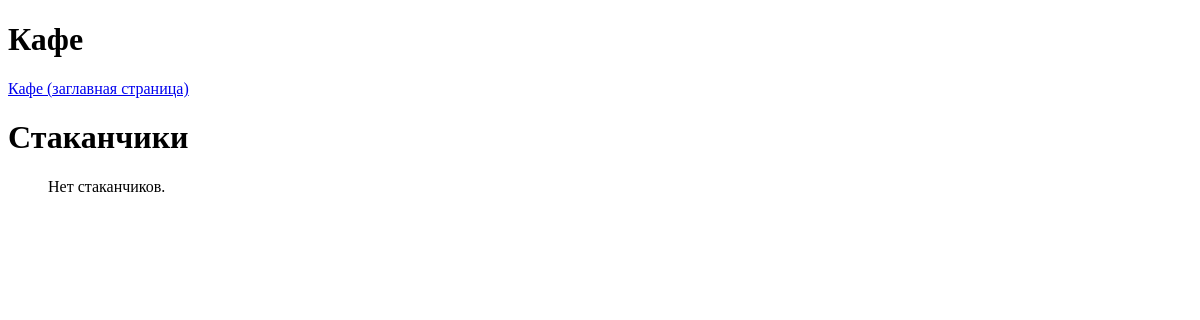
The app's page /cups/, older data.
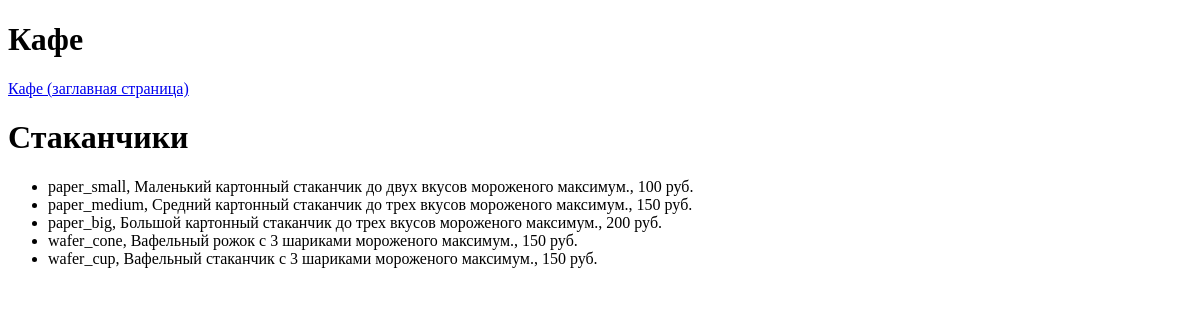
The same page, newer data.
### icecream_bar/models.py (models this page shows, shortened)
class Cup(models.Model):
    name = models.CharField(max_length=100)
    description = models.TextField()
    price = models.IntegerField(validators=[MinValueValidator(0)])

### icecream_bar/views.py (the view)
# urls.py: path('cups/', views.CupsListView.as_view(), name='cups'),
class CupsListView(ListView):
    model = Cup
    template_name = 'icecream_bar/cups_list.html'
    context_object_name = 'cups_list'

### icecream_bar/templates/icecream_bar/cups_list.html
{% extends 'base/base.html' %}
{% block content %}
    <h1>Стаканчики</h1>
    <ul>
        {% for cup in cups_list %}
            <li>{{ cup.name }}, {{ cup.description }}, {{ cup.price }} руб.</li>
        {% empty %}
            <p>Нет стаканчиков.</p>
        {% endfor %}
    </ul>
{% endblock %}

Row changes from the older to the newer data that the page shows:
added Cup: name "paper_small", description "Маленький картонный стаканчик до двух вкусов мороженого максимум.", price "100"
added Cup: name "paper_medium", description "Средний картонный стаканчик до трех вкусов мороженого максимум.", price "150"
added Cup: name "paper_big", description "Большой картонный стаканчик до трех вкусов мороженого максимум.", price "200"
added Cup: name "wafer_cone", description "Вафельный рожок с 3 шариками мороженого максимум.", price "150"
added Cup: name "wafer_cup", description "Вафельный стаканчик с 3 шариками мороженого максимум.", price "150"
Text that changed along with them:
text no longer shown: "Нет стаканчиков."
